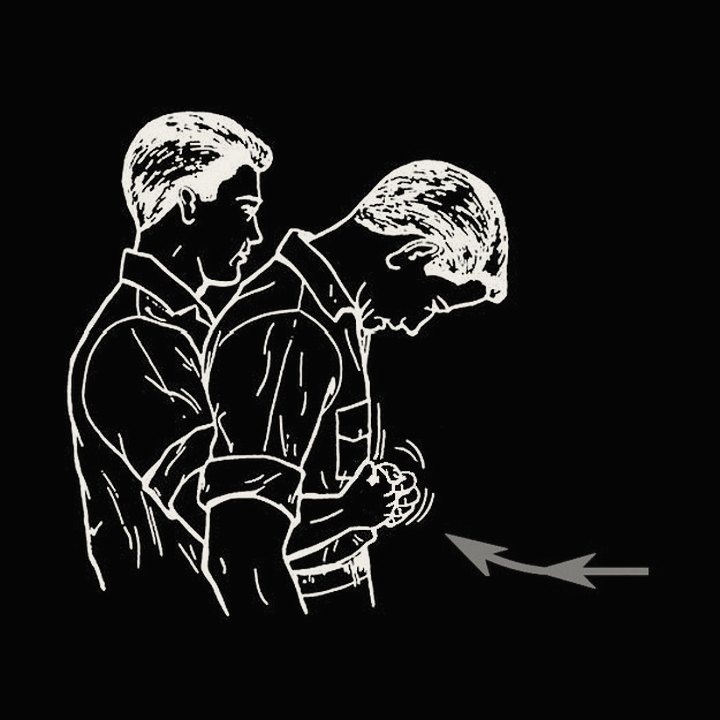
#> input picture mobile/assets/steps/abdominal-thrusts.jpg, 720 x 720 px, given in place of icon.png, which was not available
$ python build_iphone.py
#> lines starting #> are read from the running program, lines starting #| are printed output that depends on the picture; pictures that were not available may be replaced by others from this repository, and a replacement may not be noted
"""
Build Mayday as an iPhone home-screen app (a web app Safari can install).

    python tools/build_iphone.py                 # -> mobile/dist-iphone, for https://<user>.github.io/mayday/
    python tools/build_iphone.py --base /other   # a different folder on the site

Apple only installs native apps from the App Store, TestFlight or a Mac with
Xcode. A web app added from Safari's Share menu opens full screen with its own
icon, and with the offline cache below it keeps working in airplane mode.

What this adds to the normal web export:
  - manifest.webmanifest and icons, so "Add to Home Screen" makes a real app icon
  - iOS tags: full screen, black status bar, content under the notch with safe areas
  - sw.js, a service worker that stores every file on first open, so the app,
    the voice and the hospital data work with no signal afterwards
  - no text selection or callout on long press (buttons are pressed hard and fast)
  - 404.html and .nojekyll, which GitHub Pages needs for this app

Nothing in Mayday can call 911 or anyone else (see mobile/__tests__/never911.test.ts).
"""
import argparse
import hashlib
import json
import os
import re
import shutil
import subprocess
from pathlib import Path

from PIL import Image

ROOT = Path(__file__).resolve().parents[1]
MOBILE = ROOT / "mobile"
OUT = MOBILE / "dist-iphone"
BG = "#121110"


def export(base: str):
#> called with base = '/mayday'
    env = {k: v for k, v in os.environ.items() if k not in ("EXPO_PUBLIC_PROXY_URL", "EXPO_PUBLIC_TTS_URL")}
    # No laptop servers on a phone: the app runs fully offline (keyword router,
    # recorded voice, offline voice adaptation).
    env.update(MAYDAY_BASE_URL=base, CI="1")
    if OUT.exists():
        shutil.rmtree(OUT)
    subprocess.run("npx expo export -p web --output-dir dist-iphone --clear", cwd=MOBILE, env=env, shell=True, check=True)
#> (this line was passed over: subprocess is not available in this run)


def icons():
    src = Image.open(MOBILE / "assets" / "images" / "icon.png").convert("RGBA")
    for name, size in (("apple-touch-icon.png", 180), ("icon-192.png", 192), ("icon-512.png", 512)):
        # iOS shows transparency as black; flatten onto the app background.
        bg = Image.new("RGBA", src.size, BG)
        bg.alpha_composite(src)
        bg.convert("RGB").resize((size, size), Image.LANCZOS).save(OUT / name, optimize=True)
#> this loop made 3 passes
#> pass 1, in icons, `bg.convert("RGB").resize((size, size), Image.LANCZOS).save(OUT / name,..`:
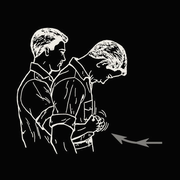
#> saved as apple-touch-icon.png: PIL image 180x180 RGB; mean R, G, B 23.7, 23.6, 23
#> pass 2, in icons, `bg.convert("RGB").resize((size, size), Image.LANCZOS).save(OUT / name,..`:
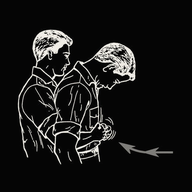
#> saved as icon-192.png: PIL image 192x192 RGB; mean R, G, B 23.7, 23.5, 23


def manifest(base: str):
    (OUT / "manifest.webmanifest").write_text(
        json.dumps(
            {
                "name": "Mayday",
                "short_name": "Mayday",
                "description": "Step-by-step help in an emergency, until help arrives.",
                "start_url": f"{base}/",
                "scope": f"{base}/",
                "display": "standalone",
                "orientation": "portrait",
                "background_color": BG,
                "theme_color": BG,
                "icons": [
                    {"src": f"{base}/icon-192.png", "sizes": "192x192", "type": "image/png"},
                    {"src": f"{base}/icon-512.png", "sizes": "512x512", "type": "image/png"},
                ],
            },
            indent=2,
        ),
        encoding="utf-8",
    )


# [46 lines left out: function service_worker, not called in this run]


def html(base: str):
    path = OUT / "index.html"
#> (the run stopped early here; a loop or call above may not have finished)

$ run again, on research/images/g1.jpg
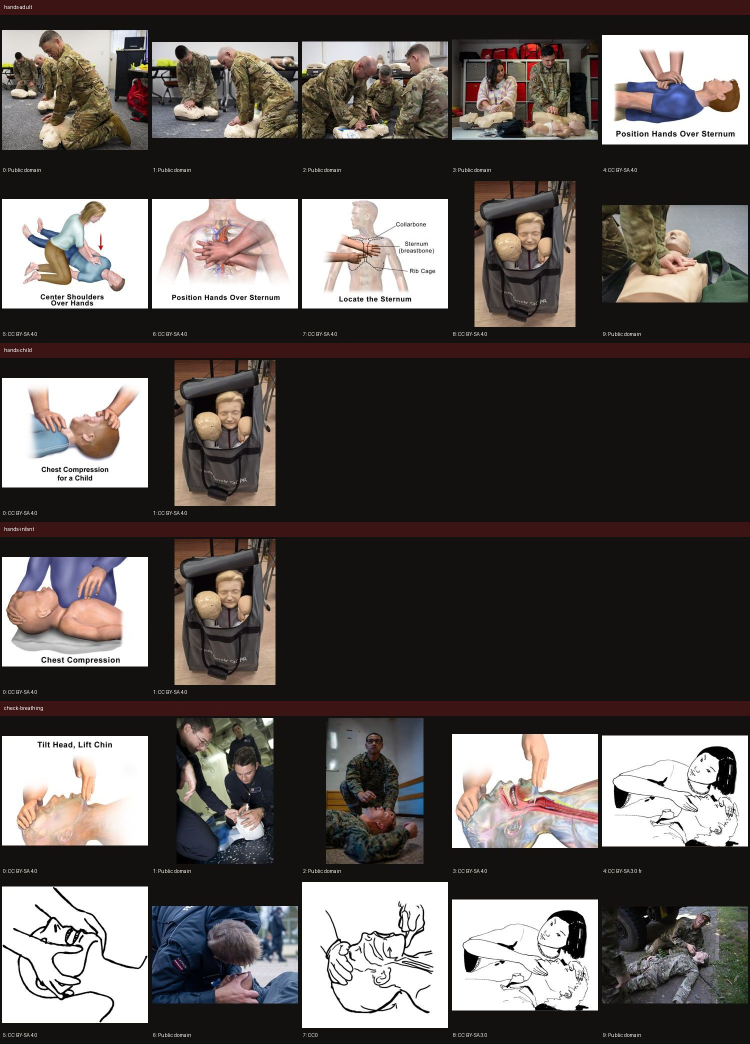
#> input picture research/images/g1.jpg, 1500 x 2088 px, given in place of icon.png, which was not available (shown at 1/2 size)
#> the loop in icons, `for name, size in (("apple-touch-icon.png", 180), ("icon-192.png", 192..` made 3 passes
#> pass 1, in icons, `bg.convert("RGB").resize((size, size), Image.LANCZOS).save(OUT / name,..`:
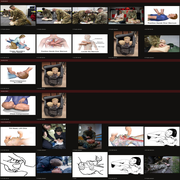
#> saved as apple-touch-icon.png: PIL image 180x180 RGB; mean R, G, B 93, 86.8, 84.1
#> pass 2, in icons, `bg.convert("RGB").resize((size, size), Image.LANCZOS).save(OUT / name,..`:
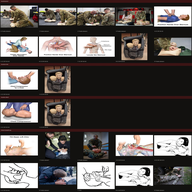
#> saved as icon-192.png: PIL image 192x192 RGB; mean R, G, B 93.1, 86.8, 84.1

$ run again, on research/images/g2.jpg
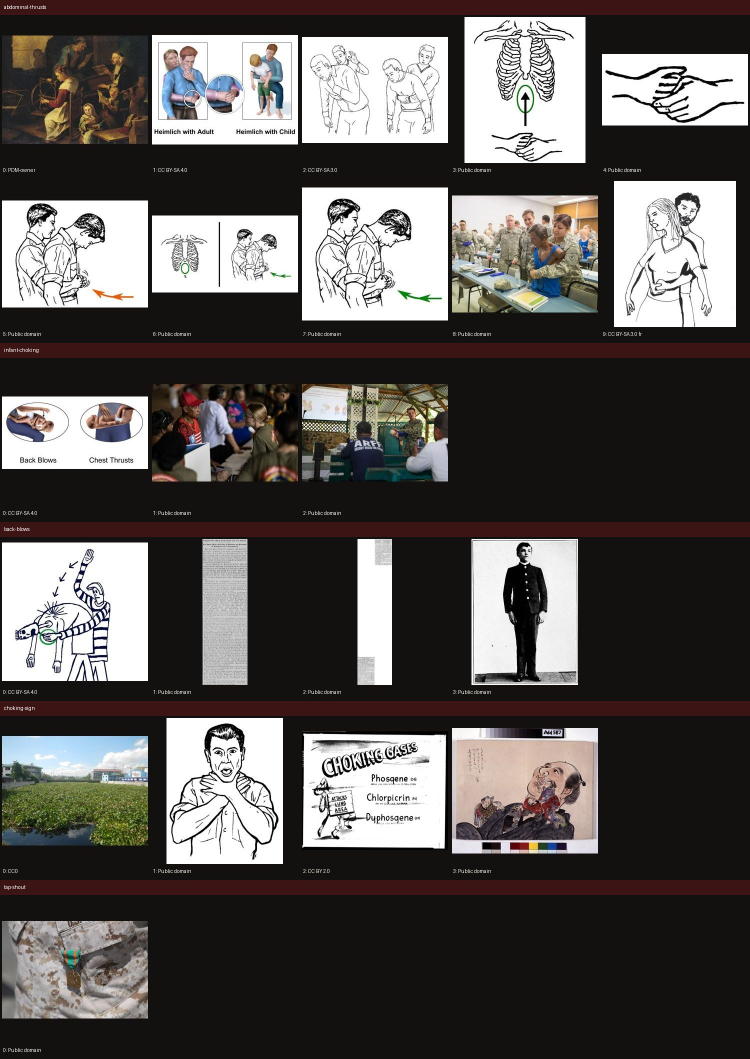
#> input picture research/images/g2.jpg, 1500 x 2118 px, given in place of icon.png, which was not available (shown at 1/2 size)
#> the loop in icons, `for name, size in (("apple-touch-icon.png", 180), ("icon-192.png", 192..` made 3 passes
#> pass 1, in icons, `bg.convert("RGB").resize((size, size), Image.LANCZOS).save(OUT / name,..`:
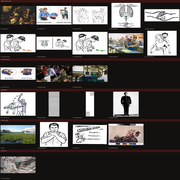
#> saved as apple-touch-icon.png: PIL image 180x180 RGB; mean R, G, B 90.3, 86.2, 84
#> pass 2, in icons, `bg.convert("RGB").resize((size, size), Image.LANCZOS).save(OUT / name,..`:
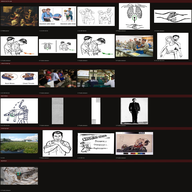
#> saved as icon-192.png: PIL image 192x192 RGB; mean R, G, B 90.4, 86.2, 84
